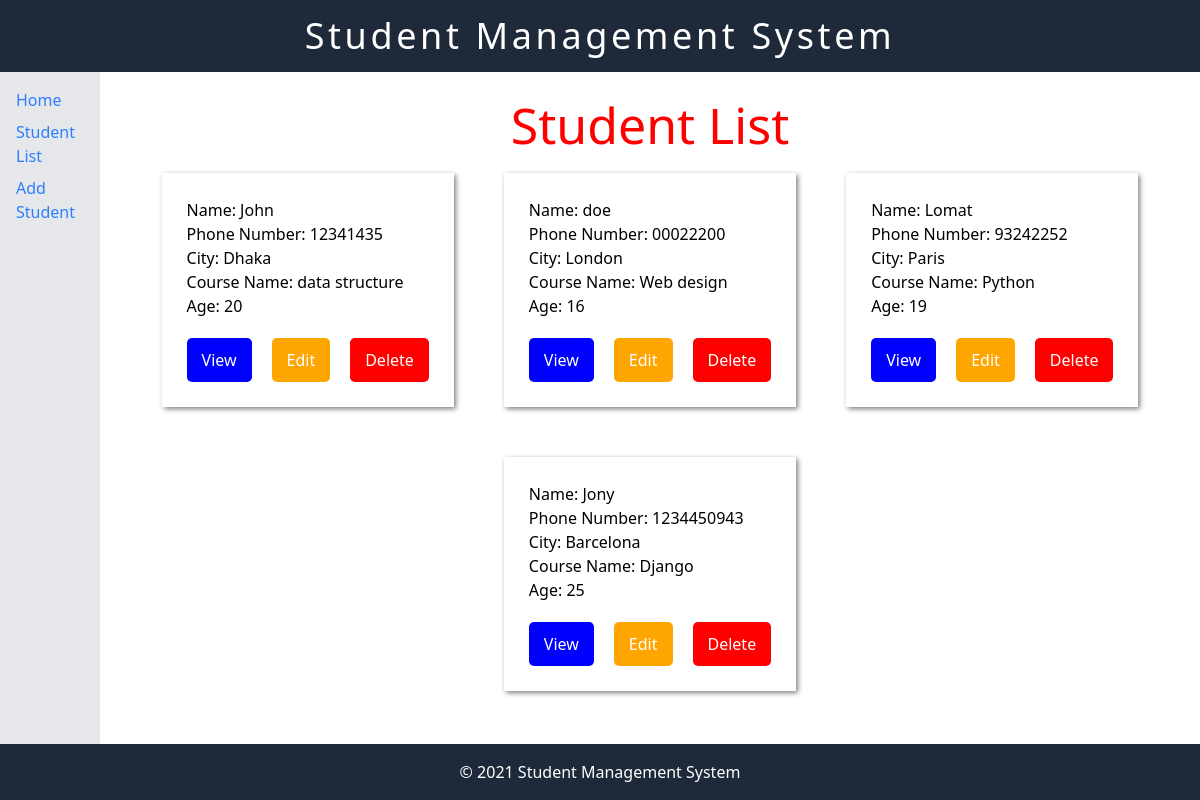
Screenshot of /student_list with the database file from the repository.
### students/models.py (models this page shows, shortened)
class Student(models.Model):
    student_name = models.CharField(max_length=100)
    student_phone_number = models.CharField(max_length=12)
    student_email = models.EmailField()
    student_city = models.CharField(max_length=100)
    student_course = models.CharField(max_length=100)
    student_age = models.IntegerField()

### students/views.py (the view)
# urls.py: path('student_list', student_list, name='student_list'),
def student_list(request):
    students = Student.objects.all()
    return render(request, "student_list.html" ,{'students': students})

### students/templates/student_list.html (shortened to what this page needs)
{% extends "base.html" %}
{% load static %}
{% block head %}
<link rel="stylesheet" href="{% static 'student_list.css' %}" />
{% endblock %}
{% block content %}
<h1>Student List</h1>
<ul class="student-list">
  {% for student in students %}
  <li class="student">
    Name: {{ student.student_name }} <br />
    Phone Number: {{ student.student_phone_number }} <br />
    City: {{ student.student_city }} <br />
    Course Name: {{ student.student_course }} <br />
    Age: {{ student.student_age }} <br />
    <div class="student-buttons">
      <a href="{% url 'view_student' student.id %}" style="background-color: blue;">View</a>
      <a href="{% url 'edit_student' student.id %}" style="background-color: orange;">Edit</a>
      <a href="{% url 'delete_student' student.id %}" style="background-color: red;">Delete</a>
    </div>
  </li>
  {% endfor %}
</ul>
{% endblock %}

### students/static/student_list.css (style rules this page uses)
h1 { color: red; font-size: 50px; text-align: center; }
.student-list { list-style-type: none; margin: 0; padding: 0; overflow: hidden; display: flex; flex-wrap: wrap; gap: 30px; justify-content: center; }
.student { padding: 25px; margin: 10px; box-shadow: 2px 2px 5px grey; }
.student-buttons { margin-top: 20px; display: flex; gap: 20px; justify-content: space-between; }
.student-buttons a { text-decoration: none; color: white; padding: 10px 15px; border-radius: 5px; }

### rows the page displays
Student: student_name "John", student_phone_number "12341435", student_city "Dhaka", student_course "data structure", student_age "20"
Student: student_name "doe", student_phone_number "00022200", student_city "London", student_course "Web design", student_age "16"
Student: student_name "Lomat", student_phone_number "93242252", student_city "Paris", student_course "Python", student_age "19"
Student: student_name "Jony", student_phone_number "1234450943", student_city "Barcelona", student_course "Django", student_age "25"
